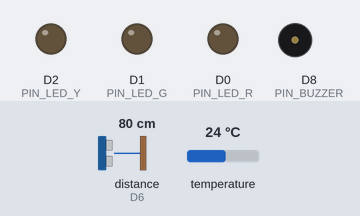
The sketch below on a simulated ESP8266 (NodeMCU). Parts: output pins drawn as LEDs (lit = HIGH), buzzer (waves = sounding). Wiring (inferred from the names in the program): ultrasonic range finder: trigger D5; echo D6. Inputs (shaded band) come from the test bench; at power-on: distance to the obstacle (sensor on D6) 80 cm, temperature 24 °C. The echo pulse lasts 58.3 µs per cm; WiFi joins after 1.5 s; servers stay silent unless stated; pins used as bus, display or sensor lines are not drawn; what the sketch prints to the serial monitor is not drawn.

Above: at 2.8 s.
2.9 s: distance to the obstacle (sensor on D6) set to 63 cm
6.2 s: distance to the obstacle (sensor on D6) set to 55 cm
At 8.1 s:
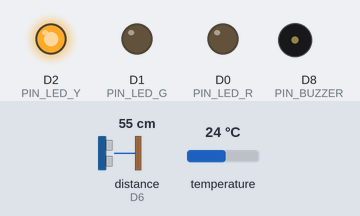
8.5 s: distance to the obstacle (sensor on D6) set to 42 cm
10.2 s: distance to the obstacle (sensor on D6) set to 36 cm
At 12.2 s:
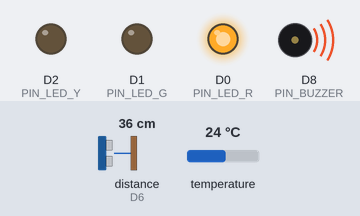
12.5 s: distance to the obstacle (sensor on D6) set to 60 cm
At 13.9 s:
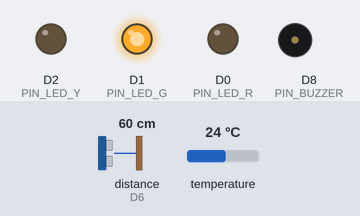
14.5 s: distance to the obstacle (sensor on D6) set to 2 cm
At 16.0 s:
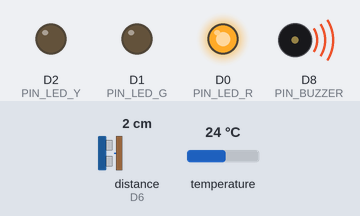
Timing chart, 0 to 17.5 s (numbered marks = the images above; inputs shaded):
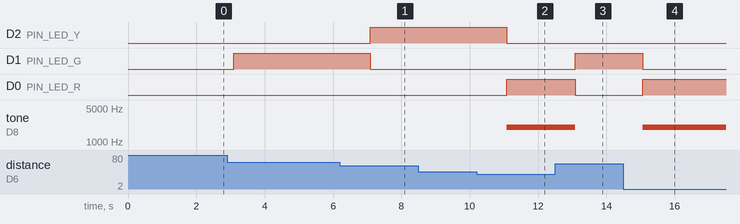

The sketch:

floodwatch_esp8266.ino
```cpp
// FloodWatch Lite — ESP8266 firmware (skeleton, untested until hardware arrives)
// Writes the shape in docs/data-contract.md. scripts/simulate.mjs is the reference behaviour.
//
// Libraries (Arduino Library Manager):
//   - Firebase Arduino Client Library for ESP8266 and ESP32 (Mobizt)  -> Firebase_ESP_Client.h
//   - OneWire, DallasTemperature
// Board: NodeMCU 1.0 (ESP-12E Module)

#include <ESP8266WiFi.h>
#include <Firebase_ESP_Client.h>
#include <OneWire.h>
#include <DallasTemperature.h>
#include "config.h"
#include "secrets.h"

OneWire oneWire(PIN_TEMP);
DallasTemperature tempSensor(&oneWire);

FirebaseData fbdo;
FirebaseAuth fbAuth;
FirebaseConfig fbConfig;

float sensorHeightCm = DEFAULT_SENSOR_HEIGHT_CM;
float yellowCm = DEFAULT_YELLOW_CM;
float redCm = DEFAULT_RED_CM;
float dangerCm = DEFAULT_DANGER_CM;

String lastStatus = "";
unsigned long lastLive = 0, lastReading = 0, lastConfig = 0;

const String DEVICE_PATH = String("/devices/") + DEVICE_ID;

// ---------- Sensors ----------

float readTempC() {
  tempSensor.requestTemperatures();
  float t = tempSensor.getTempCByIndex(0);
  return (t == DEVICE_DISCONNECTED_C) ? DEFAULT_TEMP_C : t;
}

// distance = (speed of sound x echo time) / 2, speed corrected for air temperature.
// Median of 5 pings drops stray echoes.
float readDistanceCm(float tempC) {
  const float speedMs = 331.3 + 0.606 * tempC;
  float samples[5];
  int n = 0;
  for (int i = 0; i < 5; i++) {
    digitalWrite(PIN_TRIG, LOW);
    delayMicroseconds(2);
    digitalWrite(PIN_TRIG, HIGH);
    delayMicroseconds(10);
    digitalWrite(PIN_TRIG, LOW);
    unsigned long us = pulseIn(PIN_ECHO, HIGH, ECHO_TIMEOUT_US);
    if (us > 0) samples[n++] = (speedMs * (us / 1e6) / 2.0) * 100.0;
    delay(60);  // let echoes die out
  }
  if (n == 0) return NAN;
  for (int i = 1; i < n; i++)  // insertion sort
    for (int j = i; j > 0 && samples[j - 1] > samples[j]; j--) {
      float t = samples[j]; samples[j] = samples[j - 1]; samples[j - 1] = t;
    }
  return samples[n / 2];
}

String statusFor(float levelCm) {
  if (levelCm >= redCm) return "red";
  if (levelCm >= yellowCm) return "yellow";
  return "green";
}

// ---------- Local alarm ----------

void showStatus(const String &status) {
  digitalWrite(PIN_LED_G, status == "green");
  digitalWrite(PIN_LED_Y, status == "yellow");
  digitalWrite(PIN_LED_R, status == "red");
  if (status == "red") tone(PIN_BUZZER, 2000);
  else noTone(PIN_BUZZER);
}

// ---------- Firebase ----------

void loadConfig() {
  if (!Firebase.RTDB.getJSON(&fbdo, DEVICE_PATH + "/config")) {
    Serial.println("config read failed: " + fbdo.errorReason());
    return;
  }
  FirebaseJson &json = fbdo.jsonObject();
  FirebaseJsonData r;
  if (json.get(r, "sensorHeightCm")) sensorHeightCm = r.floatValue;
  if (json.get(r, "yellowCm")) yellowCm = r.floatValue;
  if (json.get(r, "redCm")) redCm = r.floatValue;
  if (json.get(r, "dangerCm")) dangerCm = r.floatValue;
  // TODO: switch to Firebase.RTDB.beginStream so threshold changes apply instantly
}

FirebaseJson readingJson(float levelCm, float distanceCm, float tempC) {
  FirebaseJson json;
  json.set("levelCm", round(levelCm * 10) / 10.0);
  json.set("distanceCm", round(distanceCm * 10) / 10.0);
  json.set("tempC", round(tempC * 10) / 10.0);
  json.set("ts/.sv", "timestamp");  // server time in ms
  return json;
}

void pushAlert(const String &from, const String &to, float levelCm) {
  FirebaseJson json;
  json.set("from", from);
  json.set("to", to);
  json.set("levelCm", round(levelCm * 10) / 10.0);
  json.set("ack", false);
  json.set("ts/.sv", "timestamp");
  Firebase.RTDB.pushJSON(&fbdo, String("/alerts/") + DEVICE_ID, &json);
  // TODO: send Telegram message (HTTPS GET to api.telegram.org/bot<TOKEN>/sendMessage)
  // TODO: update /stats/{id}/{yyyy-mm-dd} { maxLevelCm, redMinutes } — needs NTP for the Manila date
}

// ---------- Main ----------

void setup() {
  Serial.begin(115200);
  pinMode(PIN_TRIG, OUTPUT);
  pinMode(PIN_ECHO, INPUT);
  pinMode(PIN_LED_G, OUTPUT);
  pinMode(PIN_LED_Y, OUTPUT);
  pinMode(PIN_LED_R, OUTPUT);
  pinMode(PIN_BUZZER, OUTPUT);
  tempSensor.begin();

  WiFi.begin(WIFI_SSID, WIFI_PASSWORD);
  Serial.print("WiFi");
  while (WiFi.status() != WL_CONNECTED) {
    delay(500);
    Serial.print(".");
  }
  Serial.println(" ok " + WiFi.localIP().toString());

  fbConfig.api_key = FIREBASE_API_KEY;
  fbConfig.database_url = FIREBASE_DATABASE_URL;
  fbAuth.user.email = DEVICE_EMAIL;
  fbAuth.user.password = DEVICE_PASSWORD;
  Firebase.begin(&fbConfig, &fbAuth);
  Firebase.reconnectWiFi(true);

  loadConfig();
}

void loop() {
  unsigned long now = millis();
  if (now - lastLive < LIVE_EVERY_MS) return;
  lastLive = now;

  float tempC = readTempC();
  float distanceCm = readDistanceCm(tempC);
  if (isnan(distanceCm)) {
    Serial.println("no echo");
    return;  // website marks sensor offline after 60 s
  }
  float levelCm = sensorHeightCm - distanceCm;
  String status = statusFor(levelCm);
  showStatus(status);  // local alarm works even with no WiFi

  Serial.printf("dist %.1f cm  level %.1f cm  %s  %.1f C\n", distanceCm, levelCm, status.c_str(), tempC);
  if (!Firebase.ready()) return;

  FirebaseJson live = readingJson(levelCm, distanceCm, tempC);
  live.set("status", status);
  Firebase.RTDB.setJSON(&fbdo, DEVICE_PATH + "/live", &live);

  if (now - lastReading >= READING_EVERY_MS) {
    lastReading = now;
    FirebaseJson reading = readingJson(levelCm, distanceCm, tempC);
    Firebase.RTDB.pushJSON(&fbdo, String("/readings/") + DEVICE_ID, &reading);
  }

  if (lastStatus != "" && status != lastStatus) pushAlert(lastStatus, status, levelCm);
  lastStatus = status;

  if (now - lastConfig >= CONFIG_EVERY_MS) {
    lastConfig = now;
    loadConfig();
  }
}
```

secrets.example.h
```cpp
#pragma once
// Copy to secrets.h (gitignored) and fill in.

#define WIFI_SSID "your-wifi"
#define WIFI_PASSWORD "your-wifi-password"

// Firebase console > Project settings
#define FIREBASE_API_KEY "AIza..."
#define FIREBASE_DATABASE_URL "https://floodwatch-lite-default-rtdb.asia-southeast1.firebasedatabase.app"

// Firebase Auth email/password account for this board. Put its UID in /deviceAuth/{DEVICE_ID}.
#define DEVICE_EMAIL "fw-001@floodwatch.local"
#define DEVICE_PASSWORD "change-me"

// Optional Telegram alerts (BotFather token + group chat id)
#define TELEGRAM_BOT_TOKEN ""
#define TELEGRAM_CHAT_ID ""
```

config.h
```cpp
#pragma once

// ---- Device identity (must match /devices/{id} in Firebase) ----
#define DEVICE_ID "fw-001"

// ---- Pins (NodeMCU labels) ----
// HC-SR04 runs on 5V (VIN). Its ECHO pin outputs 5V — use a voltage divider
// (e.g. 1k + 2k) down to 3.3V before D6, or the ESP8266 can be damaged.
#define PIN_TRIG   D5
#define PIN_ECHO   D6
#define PIN_TEMP   D7   // DS18B20 data, 4.7k pull-up to 3.3V
#define PIN_LED_G  D1
#define PIN_LED_Y  D2
#define PIN_LED_R  D0
#define PIN_BUZZER D8

// ---- Defaults (overwritten by /devices/{id}/config) ----
#define DEFAULT_SENSOR_HEIGHT_CM 100.0
#define DEFAULT_YELLOW_CM 40.0
#define DEFAULT_RED_CM 60.0
#define DEFAULT_DANGER_CM 80.0
#define DEFAULT_TEMP_C 28.0   // used if DS18B20 missing

// ---- Timing ----
#define LIVE_EVERY_MS 2000
#define READING_EVERY_MS 5000
#define CONFIG_EVERY_MS 60000
#define ECHO_TIMEOUT_US 30000  // ~5 m max range
```

Measured:
- the behaviour switches between 60 and 59 cm on distance to the obstacle (sensor on D6) (found by bisection; images 0 and 1)
- the behaviour switches between 40 and 39 cm on distance to the obstacle (sensor on D6) (found by bisection; images 1 and 2)
- after the input at 6.2 s, D2 (PIN_LED_Y): LOW → HIGH after 0.88 s; D1 (PIN_LED_G): HIGH → LOW after 0.88 s
- after the input at 8.5 s, every drawn part: stays the same
- after the input at 10.2 s, D2 (PIN_LED_Y): HIGH → LOW after 0.88 s; D0 (PIN_LED_R): LOW → HIGH after 0.88 s; tone on D8 (PIN_BUZZER): silent → 2000 Hz after 0.88 s
- after the input at 12.5 s, D1 (PIN_LED_G): LOW → HIGH after 0.58 s; D0 (PIN_LED_R): HIGH → LOW after 0.58 s; tone on D8 (PIN_BUZZER): 2000 Hz → silent after 0.58 s
- after the input at 14.5 s, D1 (PIN_LED_G): HIGH → LOW after 0.57 s; D0 (PIN_LED_R): LOW → HIGH after 0.57 s; tone on D8 (PIN_BUZZER): silent → 2000 Hz after 0.57 s
